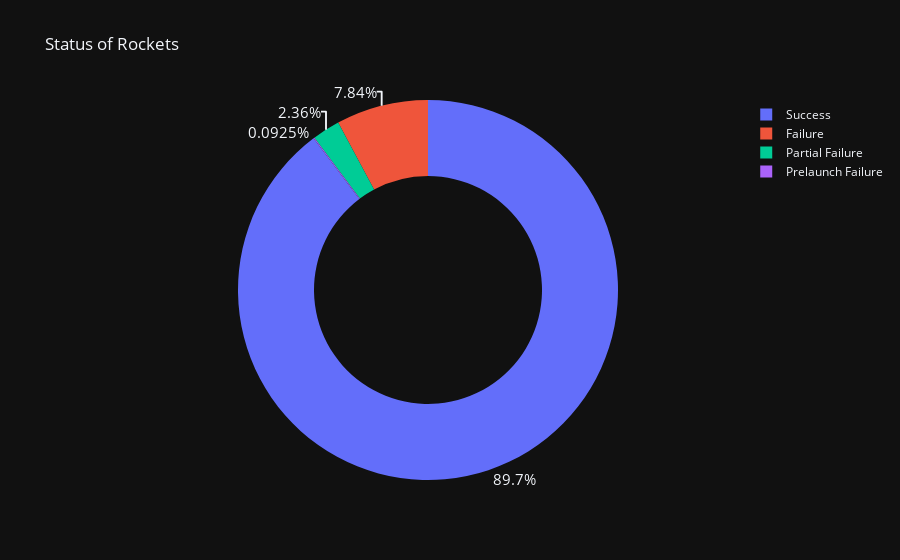

The notebook cell this image was saved under:
### Code cell
fig = px.pie(labels= mission_status_count.index,
             values= mission_status_count.values,
             title="Status of Rockets",
             names=mission_status_count.index,
             hole=0.6,
             )
fig.update_traces(textposition='outside', textfont_size=15, textinfo='percent')

### Figure 1 — Plotly figure (JSON) as saved in the notebook; plotly's stock layout.template omitted (floating-point values rounded to 4 significant figures)
{"data": [{"domain": {"x": [0.0, 1.0], "y": [0.0, 1.0]}, "hole": 0.6, "hovertemplate": "label=%{label}<br>value=%{value}<extra></extra>", "labels": ["Success", "Failure", "Partial Failure", "Prelaunch Failure"], "legendgroup": "", "name": "", "showlegend": true, "values": [3879, 339, 102, 4], "type": "pie", "textfont": {"size": 15}, "textinfo": "percent", "textposition": "outside"}], "layout": {"legend": {"tracegroupgap": 0}, "title": {"text": "Status of Rockets"}}}
